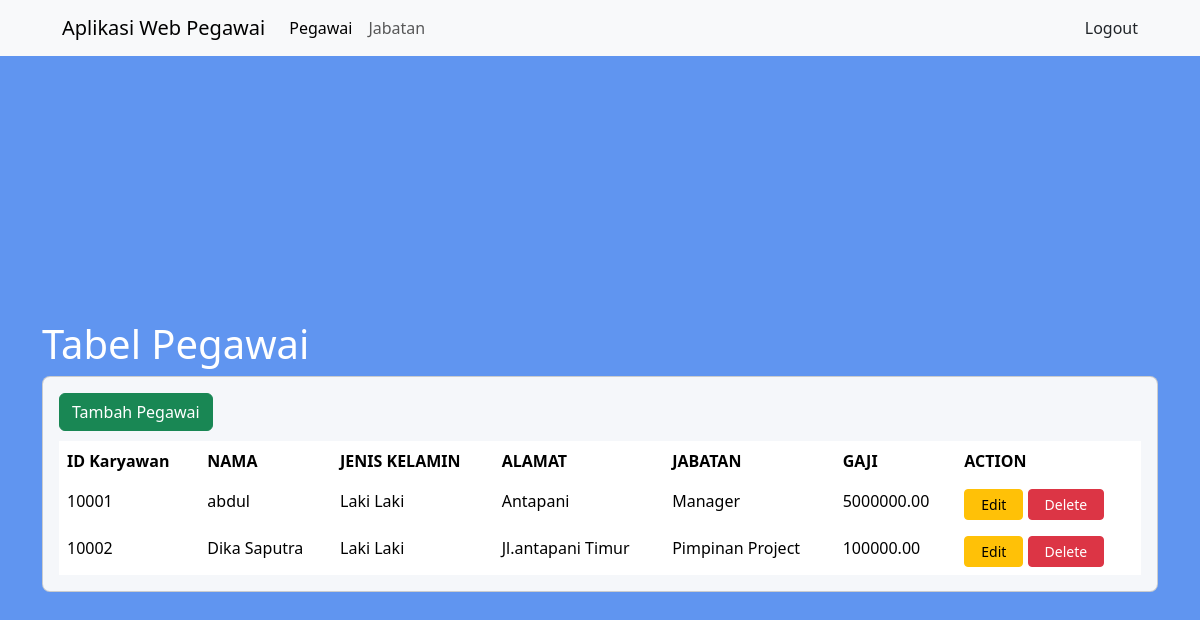
Screenshot of /home.php (signed in) with the database file from the repository.
### tables this page shows
CREATE TABLE `pegawai` (
  `id_karyawan` int(11) NOT NULL,
  `nama` varchar(100) NOT NULL,
  `jenis_kelamin` varchar(10) DEFAULT NULL,
  `alamat` varchar(255) DEFAULT NULL,
  `id_jabatan` int(11) DEFAULT NULL
);

CREATE TABLE `jabatan` (
  `id_jabatan` int(11) NOT NULL,
  `nama_jabatan` varchar(100) NOT NULL,
  `deskripsi` varchar(255) NOT NULL,
  `gaji` decimal(10,2) NOT NULL
);

### home.php (the view, shortened to what this page needs)
<?php
include("connection.php");
$query = "SELECT pegawai.id_karyawan, pegawai.nama, pegawai.jenis_kelamin, pegawai.alamat, jabatan.nama_jabatan, jabatan.gaji
            FROM pegawai
            JOIN jabatan ON pegawai.id_jabatan = jabatan.id_jabatan";
$result = mysqli_query($conn, $query);
?>
<!DOCTYPE html>
<html lang="en">
<head>
    <link href="https://cdn.jsdelivr.net/npm/bootstrap@5.3.2/dist/css/bootstrap.min.css" rel="stylesheet">
</head>
<body>
    <nav class="navbar navbar-expand-lg bg-body-tertiary">
        <div class="container-fluid">
            <a class="navbar-brand" style="margin-left: 50px;" href="#">Aplikasi Web Pegawai</a>
            <div class="collapse navbar-collapse" id="navbarSupportedContent">
                <ul class="navbar-nav me-auto mb-2 mb-lg-0">
                    <li class="nav-item">
                        <a class="nav-link active" aria-current="page" href="home.php">Pegawai</a>
                    </li>
                    <li class="nav-item">
                        <a class="nav-link" href="jabatan.php">Jabatan</a>
                    </li>
                </ul>
                <a class="nav-link" href="logout.php" style="margin-right: 50px;">Logout</a>
            </div>
        </div>
    </nav>
    <section class="intro">
        <div class="bg-image h-100" style="background-color: #6095F0;">
            <div class="mask d-flex align-items-center h-100">
                <div class="container">
                    <div class="row justify-content-center">
                        <h1 class="text-white">Tabel Pegawai</h1>
                        <div class="col-12">
                            <div class="card shadow-2-strong" style="background-color: #f5f7fa;">
                                <div class="card-body">
                                    <button type="button" class="btn btn-success" style="margin-bottom: 1%;" data-bs-toggle="modal" data-bs-target="#staticBackdrop">
                                        Tambah Pegawai
                                    </button>
                                    <div class="table-responsive">
                                        <table class="table table-borderless mb-0">
                                            <thead>
                                                <tr>
                                                    <th scope="col">ID Karyawan</th>
                                                    <th scope="col">NAMA</th>
                                                    <th scope="col">JENIS KELAMIN</th>
                                                    <th scope="col">ALAMAT</th>
                                                    <th scope="col">JABATAN </th>
                                                    <th scope="col">GAJI</th>
                                                    <th scope="col">ACTION</th>
                                                </tr>
                                            </thead>
                                            <tbody>
                                                <?php while ($row = mysqli_fetch_assoc($result)) {
                                                    echo "<tr>";
                                                    echo "<td>" . $row['id_karyawan'] . "</td>";
                                                    echo "<td>" . $row['nama'] . "</td>";
                                                    echo "<td>" . $row['jenis_kelamin'] . "</td>";
                                                    echo "<td>" . $row['alamat'] . "</td>";
                                                    echo "<td>" . $row['nama_jabatan'] . "</td>";
                                                    echo "<td>" . $row['gaji'] . "</td>";
                                                    echo "<td><a class='btn btn-warning btn-sm px-3' href='crud/editPegawai.php?id=" . $row['id_karyawan'] . "'>Edit</a>  <a class='btn btn-danger btn-sm px-3' href='crud/deletePegawai.php?id=" . $row['id_karyawan'] . "'>Delete</a></td>";
                                                    echo "</tr>";
                                                }
                                                ?>
                                            </tbody>
                                        </table>
                                    </div>
                                </div>
                            </div>
                        </div>
                    </div>
                </div>
            </div>
        </div>
    </section>
</body>
</html>

### home.php (style rules this page uses)
html, body, .intro { height: 100%; }
table td, table th { text-overflow: ellipsis; white-space: nowrap; overflow: hidden; }
.card { border-radius: .5rem; }

### rows the page displays
pegawai: id_karyawan "10001", nama "abdul", jenis_kelamin "Laki Laki", alamat "Antapani", id_jabatan.nama_jabatan "Manager", id_jabatan.gaji "5000000.00"
pegawai: id_karyawan "10002", nama "Dika Saputra", jenis_kelamin "Laki Laki", alamat "Jl.antapani Timur", id_jabatan.nama_jabatan "Pimpinan Project", id_jabatan.gaji "100000.00"
